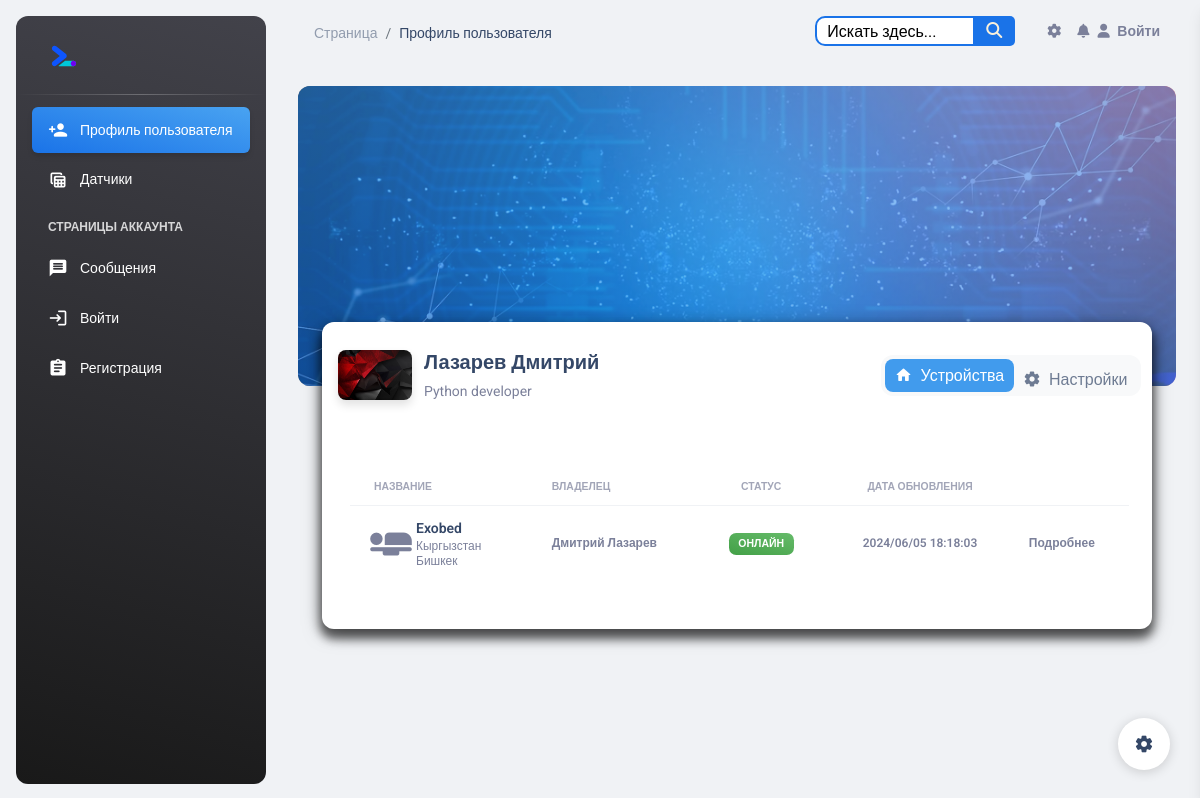
The page /profiles/lazarev/ on the database as committed earlier.
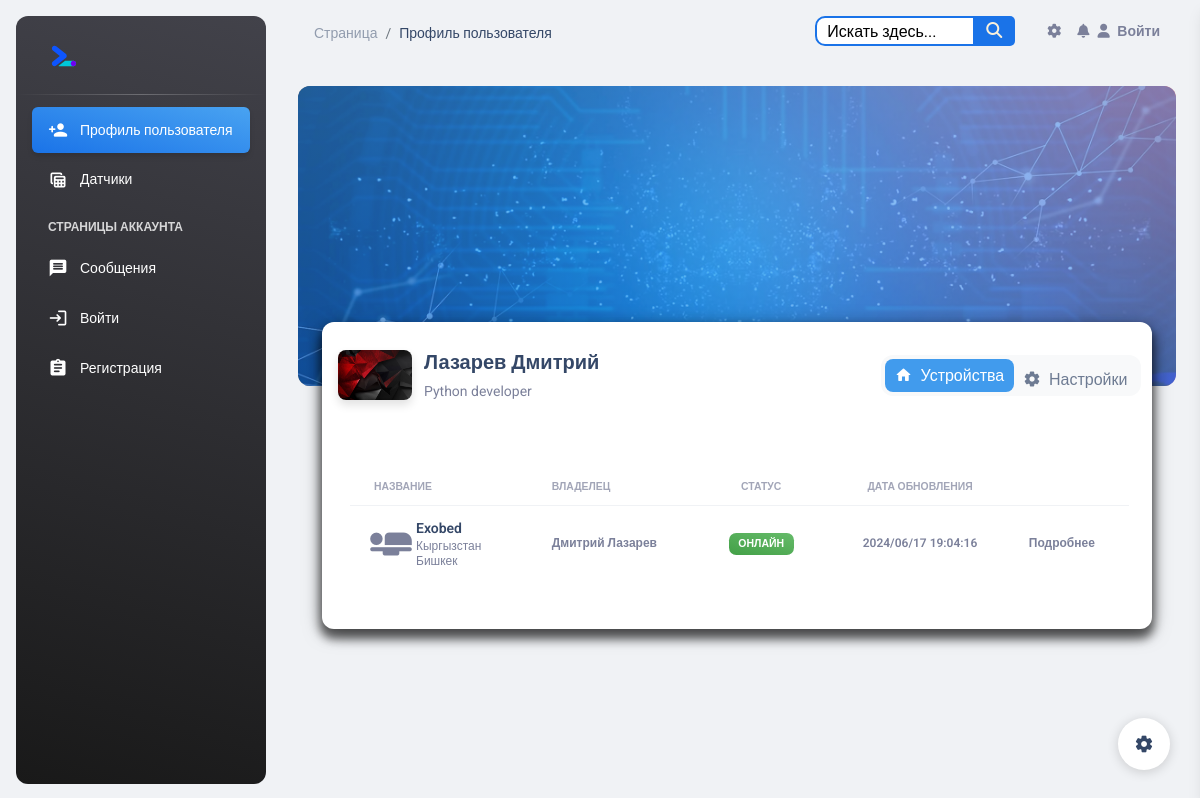
The same page on the database as committed later.
### esp_sensor/models.py (models this page shows, shortened)
class Sensor(models.Model):
    id = models.AutoField(primary_key=True)
    name = models.CharField('Имя датчика', max_length=100, unique=True)
    slug = models.SlugField(max_length=255, unique=True, db_index=True, verbose_name="URL")
    description = models.TextField('Описание', blank=True)
    owner = models.CharField("Владелец", max_length=100, blank=True)
    date_added = models.DateTimeField('Дата добавления', auto_now=True)
    country = models.ManyToManyField(Country, blank=True, verbose_name='Страна')
    city = models.ManyToManyField(City, blank=True, verbose_name='Город')
    inclusions = models.IntegerField("Количество включений", default=0)
    power = models.IntegerField(default=0, blank=True, verbose_name='Мощность %',
                                validators=[MinValueValidator(0), MaxValueValidator(100)])
    watt = models.IntegerField("Потребление мощности Ватт", default=0)
    volt = models.IntegerField("Электрическое напряжение Вольт", default=0)
    work = models.BooleanField('Онлайн', default=True)
    blocked = models.BooleanField('Заблокирован', default=False)
    start = models.BooleanField('Старт', default=False)
    temperature = models.FloatField('Температура', default=0)
    fan_speed = models.IntegerField('Скорость кулера', default=0)
    ip_address = models.CharField('IP Адрес', max_length=15, blank=True)
    mac_address = models.CharField('MAC Адрес', max_length=20, blank=True)
    confirmed = models.BooleanField('Подтвержден администратором', default=False)
    version = models.CharField('Версия прошивки', max_length=15, blank=True)
    processing_time = models.FloatField('Время обработки (мс)', null=True, blank=True)
    tampered = models.BooleanField('Устройство вскрыто', default=False)
    tampered_at = models.DateTimeField('Время вскрытия', null=True, blank=True)
    def is_blocked(self):
        return self.blocked
    class Meta:
        verbose_name = 'Датчик'
        verbose_name_plural = 'Датчики'

### profiles/views.py (the view)
# urls.py: path('<slug:slug>/', views.ProfileDetailView.as_view(), name='profile_detail'),
class ProfileDetailView(DetailView):
    model = Profile
    template_name = 'profile/profile_detail.html'
    context_object_name = 'profile'
    slug_field = 'slug'

### templates/profile/profile_detail.html (shortened to what the changed rows need)
{% include 'base.html' %}
{% load static %}
<body class="g-sidenav-show bg-gray-200">
<div class="main-content position-relative max-height-vh-100 h-100">
    <div class="container-fluid px-2 px-md-4">
        <div class="card card-body mx-3 mx-md-4 mt-n6">
            <div>
                <div>
                    <div class="tabs-panel active" data-index="0">
                        <div class="container-fluid py-4">
                            <div class="row">
                                <div>
                                    <div class="card-body px-0 pb-2">
                                        <div class="table-responsive p-0">
                                            <table class="table align-items-center mb-0">
                                                <thead>
                                                <tr>
                                                    <th class="text-uppercase text-secondary text-xxs font-weight-bolder opacity-7">
                                                        Название
                                                    </th>
                                                    <th class="text-uppercase text-secondary text-xxs font-weight-bolder opacity-7 ps-2">
                                                        Владелец
                                                    </th>
                                                    <th class="text-center text-uppercase text-secondary text-xxs font-weight-bolder opacity-7">
                                                        Статус
                                                    </th>
                                                    <th class="text-center text-uppercase text-secondary text-xxs font-weight-bolder opacity-7">
                                                        Дата обновления
                                                    </th>
                                                    <th class="text-secondary opacity-7"></th>
                                                </tr>
                                                </thead>
                                                <tbody>
                                                {% for sensor in profile.sensor.all %}
                                                    <tr>
                                                        <td>
                                                            <div class="d-flex px-2 py-1">
                                                                <div>
                                                                    <i class="material-icons"
                                                                       style="font-size: 50px;">airline_seat_flat</i>
                                                                </div>
                                                                <div class="d-flex flex-column justify-content-center">
                                                                    <a href="{% url 'sensor_detail' sensor.pk %}"><h6
                                                                            class="mb-0 text-sm">{{ sensor.name }}</h6>
                                                                    </a>
                                                                    {% for country in sensor.country.all %}
                                                                        <p class="text-xs text-secondary mb-0">{{ country.name }}</p>
                                                                    {% endfor %}
                                                                    {% for city in sensor.city.all %}
                                                                        <p class="text-xs text-secondary mb-0">{{ city.name }}</p>
                                                                    {% endfor %}
                                                                </div>
                                                            </div>
                                                        </td>
                                                        <td>
                                                            <p class="text-xs font-weight-bold mb-0">{{ sensor.owner }}</p>
                                                        </td>
                                                        <td class="align-middle text-center text-sm">
                                                            {% if sensor.is_blocked %}
                                                                <span class="badge badge-sm bg-gradient-danger">Заблокирован</span>
                                                            {% else %}
                                                                {% if sensor.work %}
                                                                    <span class="badge badge-sm bg-gradient-success">Онлайн</span>
                                                                {% else %}
                                                                    <span class="badge badge-sm bg-gradient-secondary">Оффлайн</span>
                                                                {% endif %}
                                                            {% endif %}
                                                        </td>
                                                        <td class="align-middle text-center">
                                                            <span class="text-secondary text-xs font-weight-bold">{{ sensor.date_added | date:"Y/m/d H:i:s" }}</span>
                                                        </td>
                                                        <td class="align-middle">
                                                            <a href="{% url 'sensor_detail' sensor.pk %}"
                                                               class="text-secondary font-weight-bold text-xs"
                                                               data-toggle="tooltip"
                                                               data-original-title="Edit user">
                                                                Подробнее
                                                            </a>
                                                        </td>
                                                    </tr>
                                                {% endfor %}
                                                </tbody>
                                            </table>
                                        </div>
                                    </div>
                                </div>
                            </div>
                        </div>
                    </div>
                </div>
            </div>
        </div>
    </div>
</div>
</body>

Rows that differ between the two databases and show on the page:
changed Sensor "Exobed": date_added "2024/06/05 18:18:03" → "2024/06/17 19:04:16"
